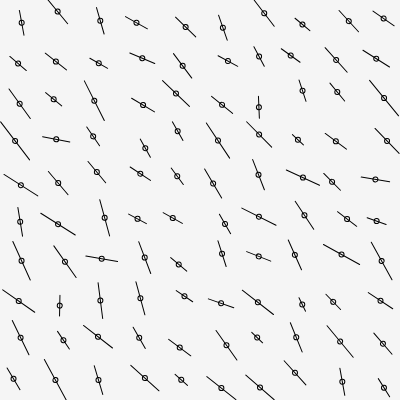
Frame 1 (no input)
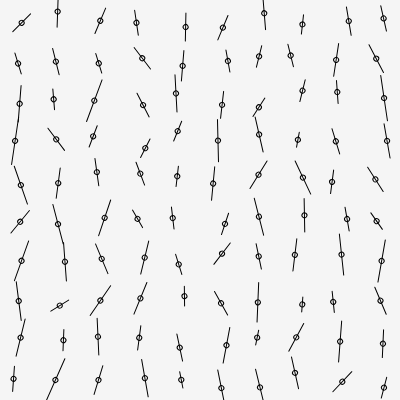
Frame 60 (no input)
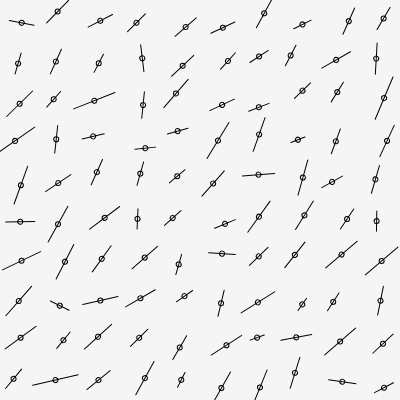
Frame 120 (the mouse pressed at the canvas centre since frame 60)

The p5.js sketch that drew these frames (run headless with seeded random() and noise() and a simulated clock; from frame 60 on, the mouse is pressed at the canvas centre):

// p5.js sketch
// ── sketch.js
let rseed;

function setup() {
  createCanvas(400, 400);
  rseed = random(99999);
}

function draw() {
  background(245);
  randomSeed(rseed);
  noFill();

  let sz = 40;
  for (let j = 0; j < 10; j++) {
    for (let i = 0; i < 10; i++) {
      push();
      // translate to grid position
      translate(i * 40 + 20, j * 40 + 20);
      
      // line end points
      let x1 = random(-20, 0);
      let x2 = random(0, 20);
      let y1 = random(-20, 0);
      let y2 = random(0, 20);
      
      // translate to line center
      let xmid = x1+(x2-x1)/2;
      let ymid = y1+(y2-y1)/2;
      translate(xmid, ymid);
      
      // rotate with random speed/offset
      let spd = random(1,2);
      rotate(radians(random(TWO_PI)+frameCount/spd));
      circle(0,0, 5); // draw-center
      
      // translate back and draw line
      translate(-xmid, -ymid);
      line(x1,y1,x2,y2);
      pop();
    }
  }
}
